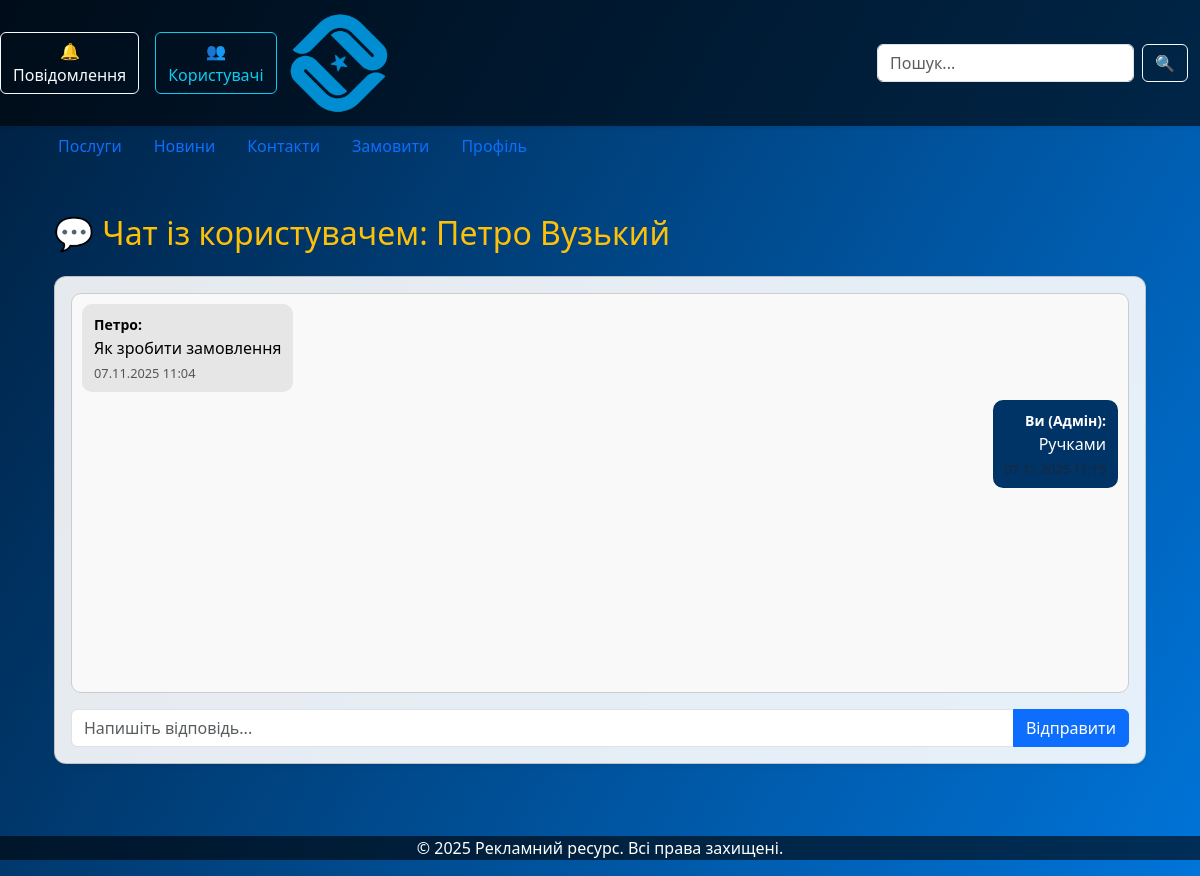
Screenshot of /admin-chat/3/ (signed in) with the database file from the repository.
### main/models.py (models this page shows, shortened)
class SupportChat(models.Model):
    user = models.ForeignKey(User, on_delete=models.CASCADE, related_name='support_chat', verbose_name="Користувач")
    sender = models.ForeignKey(User, on_delete=models.CASCADE, related_name='sent_messages', verbose_name="Відправник")
    message = models.TextField(verbose_name="Повідомлення")
    created_at = models.DateTimeField(auto_now_add=True, verbose_name="Дата")
    is_admin = models.BooleanField(default=False, verbose_name="Від адміністратора")
    is_read = models.BooleanField(default=False)
    class Meta:
        verbose_name = "Повідомлення чату"
        verbose_name_plural = "Чат підтримки"
        ordering = ['created_at']

### main/views.py (the view, shortened to what this page needs)
# urls.py: path('admin-chat/<int:user_id>/', views.admin_chat_view, name='admin_chat'),
@admin_required
def admin_chat_view(request, user_id):
    target_user = User.objects.get(pk=user_id)
    chat_messages = SupportChat.objects.filter(user=target_user).order_by('created_at')
    SupportChat.objects.filter(is_read=False).update(is_read=True)
    return render(request, "admin_chat.html", {
        "target_user": target_user,
        "chat_messages": chat_messages,
    })

### main/context_processors.py (called while the page is built)
def unread_messages(request):
    if request.user.is_authenticated and request.user.is_staff:
        count = SupportChat.objects.filter(is_read=False).count()
        return {'unread_messages_count': count}
    return {}

### main/views.py (called while the page is built)
def admin_required(view_func):
    return user_passes_test(lambda u: u.is_staff)(view_func)

### main/templates/admin_chat.html (shortened to what this page needs)
{% extends "base.html" %}
{% block content %}
<div class="container py-4">
  <h2 class="text-warning mb-4">
    💬 Чат із користувачем: {{ target_user.first_name }} {{ target_user.last_name }}
  </h2>
  <div class="card shadow-sm mb-4">
    <div class="card-body">
      <div id="chat-box" style="height: 400px; overflow-y: auto; border: 1px solid #ccc; border-radius: 10px; padding: 10px; background: #f9f9f9;">
        {% for msg in chat_messages %}
          <div class="mb-2 {% if msg.is_admin %}text-end{% endif %}">
            <div style="display: inline-block; padding: 8px 12px; border-radius: 10px;
                        background-color: {% if msg.is_admin %}#003366; color: white;{% else %}#e6e6e6;{% endif %}">
              <small>
                {% if msg.is_admin %}
                  <strong>Ви (Адмін):</strong>
                {% else %}
                  <strong>{{ target_user.first_name|default:target_user.username }}:</strong>
                {% endif %}
              </small>
              <div>{{ msg.message }}</div>
              <small class="text-muted" style="font-size: 0.8em;">{{ msg.created_at|date:"d.m.Y H:i" }}</small>
            </div>
          </div>
        {% empty %}
          <p>Поки що немає повідомлень.</p>
        {% endfor %}
      </div>
      <form method="post" class="mt-3">
        <div class="input-group">
          <input type="text" name="message" class="form-control" placeholder="Напишіть відповідь..." required>
          <button class="btn btn-primary" type="submit">Відправити</button>
        </div>
      </form>
    </div>
  </div>
</div>
{% endblock %}

### main/templates/base.html (style rules this page uses)
body { background: linear-gradient(120deg, #001f3f, #0074D9); color: #fff; background-attachment: fixed; }
.card { background-color: rgba(255,255,255,0.9); color: #000; border-radius: 12px; transition: transform 0.3s ease, box-shadow 0.3s ease; }

### rows the page displays
SupportChat: message "Як зробити замовлення", created_at "07.11.2025 11:04"
SupportChat: shows "Ви (Адмін):", message "Ручками"

### other values shown
{{ target_user.first_name }} "Петро"
{{ target_user.last_name }} "Вузький"
{{ target_user.first_name|default:target_user.username }} "Петро"
